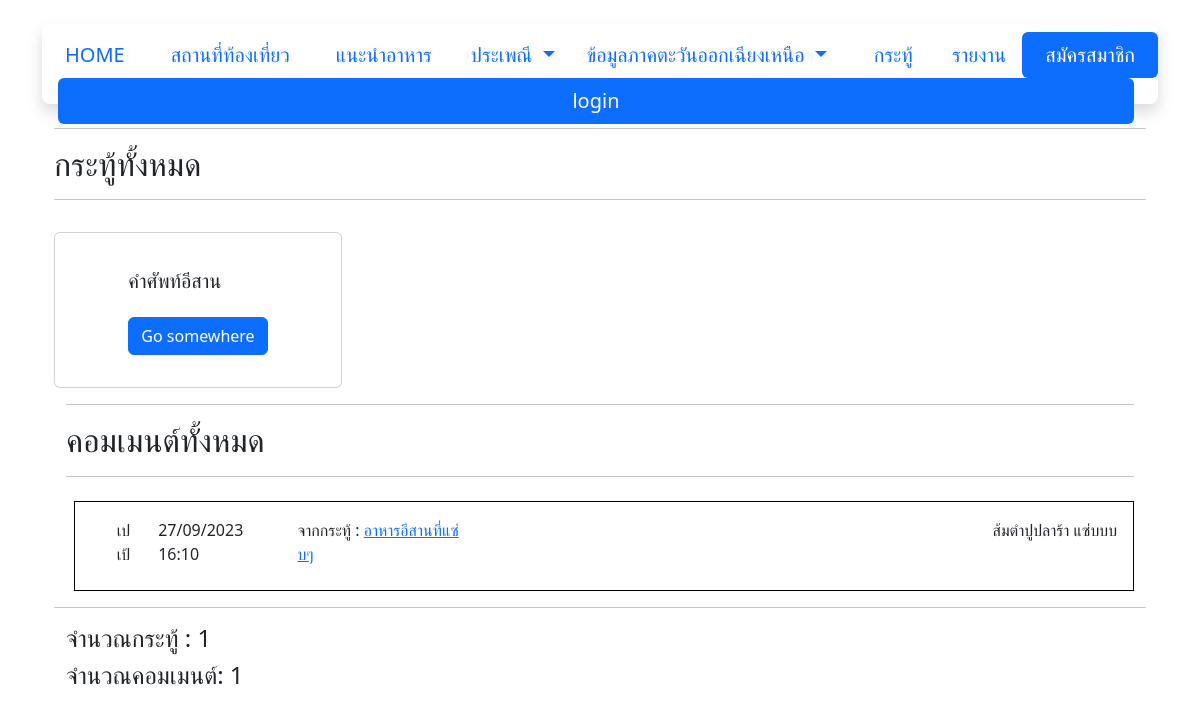
The app's page /Wed/proflin.php?id=8 with its own data.
### tables this page shows
CREATE TABLE `topics` (
  `topic_id` int(11) NOT NULL,
  `id_user` int(11) DEFAULT NULL,
  `topic` varchar(255) DEFAULT NULL,
  `topic_content` longtext NOT NULL,
  `date_time` varchar(255) DEFAULT NULL
);

CREATE TABLE `comments` (
  `comment_id` int(11) NOT NULL,
  `topic_id` int(11) DEFAULT NULL,
  `id_user` int(11) DEFAULT NULL,
  `comment` longtext DEFAULT NULL,
  `date_time` varchar(255) NOT NULL
);

CREATE TABLE `users` (
  `id_user` int(11) NOT NULL,
  `user` varchar(200) NOT NULL,
  `f_name` varchar(200) NOT NULL,
  `l_name` varchar(200) NOT NULL,
  `pass` varchar(200) NOT NULL
);

### Wed/proflin.php (the view, shortened to what this page needs)
<?php
require('server.php');
$id_pf = $_GET['id'];
$query = "SELECT * FROM topics WHERE id_user = $id_pf";
$sum = mysqli_query($conn,$query );
$query2 = "SELECT * FROM comments WHERE id_user = $id_pf";
$sum2 = mysqli_query($conn,$query2 );
$sum3 = mysqli_query($conn,$query2 );
?>
<!DOCTYPE html>
<html lang="en">
<head>
    <link href="https://cdn.jsdelivr.net/npm/bootstrap@5.3.2/dist/css/bootstrap.min.css" rel="stylesheet">
</head>
<body  class=" container justify-content-center d-block ">
<?php require('nav.php'); ?>
            <div class="container mt-4"><hr>
            <h2>กระทู้ทั้งหมด  </h2><hr>
                <div class="row">
                    <?php
                    $count = 0 ;
                    while($row = mysqli_fetch_assoc($sum)){ $count++;?>
                        <div class="col-lg-3 ">
                            <div class="card mt-3 p-3 align-items-center  " style="width: 18rem;">
                                 <div class="card-body  ">
                                    <h5 class="card-title mt-1 "><?php echo $row['topic'] ?></h5>
                                    <a class="btn btn-primary mt-3" href="topicscom.php?id=<?php echo $row['topic_id']  ?>">Go somewhere</a>
                                </div>
                            </div>
                        </div>
                    <?php } ?>
                </div>
                <div class="container d ">
                <hr>
                <h2>คอมเมนต์ทั้งหมด  </h2><hr>
                <div class="row mt-4">
                    <?php
                    $count1 = 0 ;
                    if( $r= mysqli_fetch_assoc($sum3)){
                        while($row2= mysqli_fetch_assoc($sum2)){ $count1++;?>
                        <div class="justify-content-center align-items-center d-block  ">
                            <div class="border border-black p-3 mb-3 d-block bg-white ms-2  ">
                            <div class=" justify-content-between d-flex ">
                                    <div class="mb-2 d-flex align-items-center  ">
                                        <?php
                                        $idu = $row2['id_user'];
                                        $query3 = "SELECT * FROM users WHERE id_user = $idu";
                                        $sum3 = mysqli_query($conn,$query3 );
                                        $row3 = mysqli_fetch_assoc($sum3);
                                        $id_8 = $row2['topic_id'];
                                        $query4 = "SELECT * FROM topics WHERE topic_id = $id_8";
                                        $sum4 = mysqli_query($conn,$query4 );
                                        $row4 = mysqli_fetch_assoc($sum4);
                                        echo $row3['f_name'];?><div class="ms-3"> <?php echo $row2['date_time'];?></div> <div class="ms-3">จากกระทู้ : <a href="topicscom.php?id=<?php echo $row2['topic_id']; ?>"><?php echo $row4['topic']; ?></a></div>
                                    </div>
                                    <div class=""> <?php echo $row2['comment']; ?></div>
            </div>
                    <?php } }else{ ?><div class="ms-3"><p>#ไม่มีคอมเมนต์</p></div> <?php } ?>
                        </div>
                </div><hr>
                <h4>จำนวณกระทู้ : <?php echo $count ?> </h4>
                <h4>จำนวณคอมเมนต์: <?php echo $count1 ?> </h4>
                </div>
            </div>
</body>
</html>

### records on screen
topics: topic "คำศัพท์อีสาน"
comments: id_user.f_name "เปเป้", date_time "27/09/2023 16:10", topic.topic "อาหารอีสานที่แซ่บๆ", comment "ส้มตำปูปลาร้า แซ่บบบ"

### other values on screen
$count "1"
$count1 "1"
